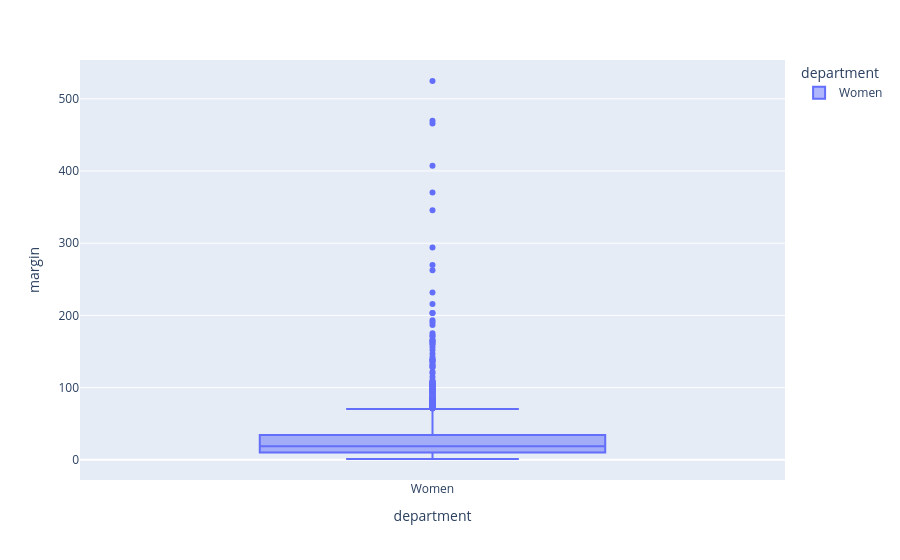

Write notebook code for a chart like this one.
### Code cell
fig = px.box(
    df,
    x="department",
    y="margin",
    color="department"
)

fig.show()

### Figure 1 — Plotly figure (JSON) as saved in the notebook; plotly's stock layout.template omitted (floating-point values rounded to 4 significant figures; data arrays with more than 128 entries replaced by an {"elided": "..."} marker saying what was removed)
{"data": [{"alignmentgroup": "True", "hovertemplate": "department=%{x}<br>margin=%{y}<extra></extra>", "legendgroup": "Women", "marker": {"color": "#636efa"}, "name": "Women", "notched": false, "offsetgroup": "Women", "orientation": "v", "showlegend": true, "type": "box", "x": {"elided": "1679 str values"}, "x0": " ", "xaxis": "x", "y": {"elided": "1679 float values"}, "y0": " ", "yaxis": "y"}], "layout": {"boxmode": "overlay", "legend": {"title": {"text": "department"}, "tracegroupgap": 0}, "margin": {"t": 60}, "xaxis": {"anchor": "y", "categoryarray": ["Women"], "categoryorder": "array", "domain": [0, 1], "title": {"text": "department"}}, "yaxis": {"anchor": "x", "domain": [0, 1], "title": {"text": "margin"}}}}
